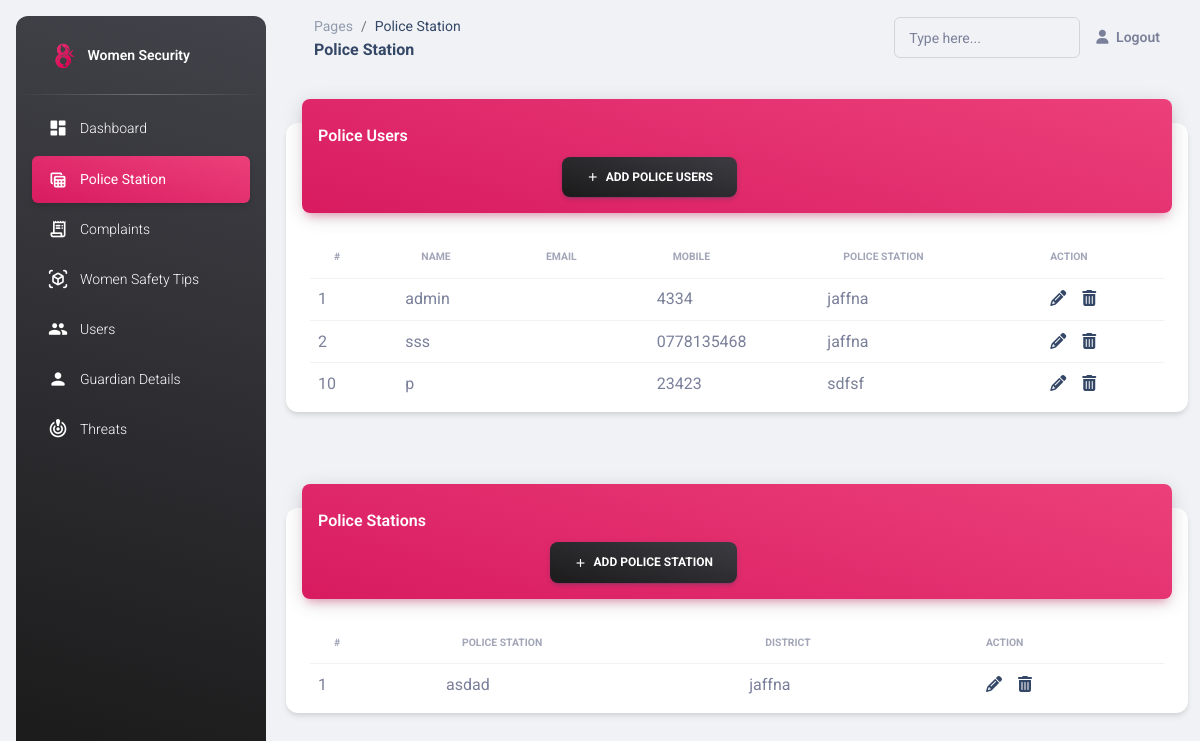
Page /police_station.php (signed in) on the committed database.
### tables this page shows
CREATE TABLE IF NOT EXISTS `police_users` (
  `id` int NOT NULL AUTO_INCREMENT,
  `username` varchar(50) NOT NULL,
  `mobile` varchar(30) NOT NULL,
  `police_station` varchar(50) NOT NULL,
  PRIMARY KEY (`id`)
);

CREATE TABLE IF NOT EXISTS `police_stations` (
  `id` int NOT NULL AUTO_INCREMENT,
  `police_station` varchar(30) NOT NULL,
  `district` varchar(30) NOT NULL,
  PRIMARY KEY (`id`)
);

### police_station.php (the view, shortened to what this page needs)
<?php
include 'header.php';
?>
<?php include 'sidenav.php'; ?>
<main class="main-content position-relative max-height-vh-100 h-100 border-radius-lg ">
  <nav class="navbar navbar-main navbar-expand-lg px-0 mx-4 shadow-none border-radius-xl" id="navbarBlur" data-scroll="true">
    <div class="container-fluid py-1 px-3">
      <nav aria-label="breadcrumb">
        <ol class="breadcrumb bg-transparent mb-0 pb-0 pt-1 px-0 me-sm-6 me-5">
          <li class="breadcrumb-item text-sm"><a class="opacity-5 text-dark" href="javascript:;">Pages</a></li>
          <li class="breadcrumb-item text-sm text-dark active" aria-current="page">Police Station</li>
        </ol>
        <h6 class="font-weight-bolder mb-0">Police Station</h6>
      </nav>
      <div class="collapse navbar-collapse mt-sm-0 mt-2 me-md-0 me-sm-4" id="navbar">
        <div class="ms-md-auto pe-md-3 d-flex align-items-center">
          <div class="input-group input-group-outline">
            <label class="form-label">Type here...</label>
            <input type="text" class="form-control">
          </div>
        </div>
        <ul class="navbar-nav  justify-content-end">
          <?php if (isset($_SESSION['user_id'])) : ?>
            <li class="nav-item d-flex align-items-center">
              <a href="logout.php" class="nav-link text-body font-weight-bold px-0">
                <i class="fa fa-user me-sm-1"></i>
                <span class="d-sm-inline d-none">Logout</span>
              </a>
            </li>
          <?php endif; ?>
        </ul>
      </div>
    </div>
  </nav>
  <div class="container-fluid py-4">
    <div class="row">
      <div class="col-12">
        <div class="card my-4">
          <div class="card-header p-0 position-relative mt-n4 mx-3 z-index-2">
            <div class="bg-gradient-primary shadow-primary border-radius-lg pt-4 pb-3">
              <h6 class="text-white text-capitalize ps-3">Police Users </h6>
              <div class="col-6 text-end">
                <a class="btn bg-gradient-dark mb-0" href="add_police_user.php"><i class="material-icons text-sm">add</i>&nbsp;&nbsp;Add Police Users</a>
              </div>
            </div>
          </div>
          <div class="card-body pb-2">
            <div class="table-responsive p-0">
              <?php
              require_once "dbcon.php";
              $sql = "SELECT * FROM police_users";
              if ($result = $pdo->query($sql)) {
                if ($result->rowCount() > 0) {
                  echo '<table class="table align-items-center justify-content-center mb-0">';
                  echo "<thead>";
                  echo "<tr>";
                  echo '<th class="text-uppercase text-secondary text-xxs font-weight-bolder opacity-7">#</th>';
                  echo '<th class="text-uppercase text-secondary text-xxs font-weight-bolder opacity-7">Name</th>';
                  echo '<th class="text-uppercase text-secondary text-xxs font-weight-bolder opacity-7">Email</th>';
                  echo '<th class="text-uppercase text-secondary text-xxs font-weight-bolder opacity-7">Mobile</th>';
                  echo '<th class="text-uppercase text-secondary text-xxs font-weight-bolder opacity-7">Police Station</th>';
                  echo '<th class="text-uppercase text-secondary text-xxs font-weight-bolder opacity-7">Action</th>';
                  echo "</tr>";
                  echo "</thead>";
                  echo "<tbody>";
                  while ($row = $result->fetch()) {
                    echo "<tr>";
                    echo "<tr>";
                    echo "<td>" . $row['id'] . "</td>";
                    echo "<td>" . $row['username'] . "</td>";
                    echo "<td>" . $row['email'] . "</td>";
                    echo "<td>" . $row['mobile'] . "</td>";
                    echo "<td>" . $row['police_station'] . "</td>";
                    echo "<td>";
                    echo '<a href="police_user_update.php?id=' . $row['id'] . '" class="px-3" title="Update Record" data-toggle="tooltip"><span class="fa fa-pencil"></span></a>';
                    echo '<a href="police_user_delete.php?id=' . $row['id'] . '" title="Delete Record" data-toggle="tooltip"><span class="fa fa-trash"></span></a>';
                    echo "</td>";
                    echo "</tr>";
                  }
                  echo "</tbody>";
                  echo "</table>";
                } else {
                  echo '<div class="alert alert-danger"><em>No records were found.</em></div>';
                }
              } else {
                echo "Oops! Something went wrong. Please try again later.";
              }
              ?>
            </div>
          </div>
        </div>
      </div>
    </div>
  </div>
  <div class="container-fluid py-4">
    <div class="row">
      <div class="col-12">
        <div class="card my-4">
          <div class="card-header p-0 position-relative mt-n4 mx-3 z-index-2">
            <div class="bg-gradient-primary shadow-primary border-radius-lg pt-4 pb-3">
              <h6 class="text-white text-capitalize ps-3">Police Stations</h6>
              <div class="col-6 text-end">
                <a class="btn bg-gradient-dark mb-0" href="add_police_station.php"><i class="material-icons text-sm">add</i>&nbsp;&nbsp;Add Police Station</a>
              </div>
            </div>
          </div>
          <div class="card-body pb-2">
            <div class="table-responsive p-0">
              <?php
              require_once "dbcon.php";
              $sql_station = "SELECT * FROM police_stations";
              if ($result_station = $pdo->query($sql_station)) {
                if ($result_station->rowCount() > 0) {
                  echo '<table class="table align-items-center justify-content-center mb-0">';
                  echo "<thead>";
                  echo "<tr>";
                  echo '<th class="text-uppercase text-secondary text-xxs font-weight-bolder opacity-7">#</th>';
                  echo '<th class="text-uppercase text-secondary text-xxs font-weight-bolder opacity-7">Police Station</th>';
                  echo '<th class="text-uppercase text-secondary text-xxs font-weight-bolder opacity-7">District</th>';
                  echo '<th class="text-uppercase text-secondary text-xxs font-weight-bolder opacity-7">Action</th>';
                  echo "</tr>";
                  echo "</thead>";
                  echo "<tbody>";
                  while ($row = $result_station->fetch()) {
                    echo "<tr>";
                    echo "<tr>";
                    echo "<td>" . $row['id'] . "</td>";
                    echo "<td>" . $row['police_station'] . "</td>";
                    echo "<td>" . $row['district'] . "</td>";
                    echo "<td>";
                    echo '<a href="police_station_update.php?id=' . $row['id'] . '" class="px-3" title="Update Record" data-toggle="tooltip"><span class="fa fa-pencil"></span></a>';
                    echo '<a href="police_station_delete.php?id=' . $row['id'] . '" title="Delete Record" data-toggle="tooltip"><span class="fa fa-trash"></span></a>';
                    echo "</td>";
                    echo "</tr>";
                  }
                  echo "</tbody>";
                  echo "</table>";
                } else {
                  echo '<div class="alert alert-danger"><em>No records were found.</em></div>';
                }
              } else {
                echo "Oops! Something went wrong. Please try again later.";
              }
              ?>
            </div>
          </div>
        </div>
      </div>
    </div>
  </div>
</main>
<?php include 'footer.php'; ?>

### rows in the picture
police_users: id "1", username "admin", mobile "4334", police_station "jaffna"
police_users: id "2", username "sss", mobile "0778135468", police_station "jaffna"
police_users: id "10", username "p", mobile "23423", police_station "sdfsf"
police_stations: id "1", police_station "asdad", district "jaffna"
